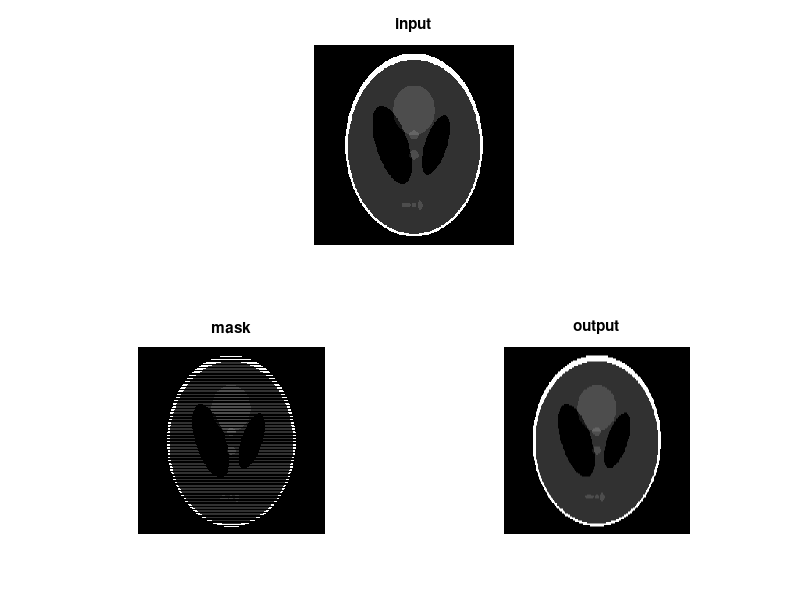

Source code (MATLAB):
close all;
clear;
clc;

%Input = rand(12,12);
Input = phantom(256);

oddrows  = 1:2:size(Input,1);
meanrows = 0:2:size(Input,1);

steps=1:1:size(Input,1);

Mask(1:2:size(Input,1),:) = NaN;

for i = 1:size(Input,1),
    % interpolate the odd rows
    Mask(oddrows,i) = Input(oddrows,i); 
    Output(:,i) = [interp1(oddrows,[Input(oddrows,i)]',steps)]'; 
end
%Output(:,:)=Input(1:2:size(Input,1),:);

screensize = get(0,'ScreenSize');
%ScreenSize is a four-element vector: [left, bottom, width, height]
figure('Position',[20 screensize(4)/3 screensize(3)/3 screensize(4)/3])

subplot(2,2,[1,2]);
imshow(Input);
title('input');

subplot(2,2,3);
imshow(Mask);
title('mask');

subplot(2,2,4);
imshow(Output);
title('output');